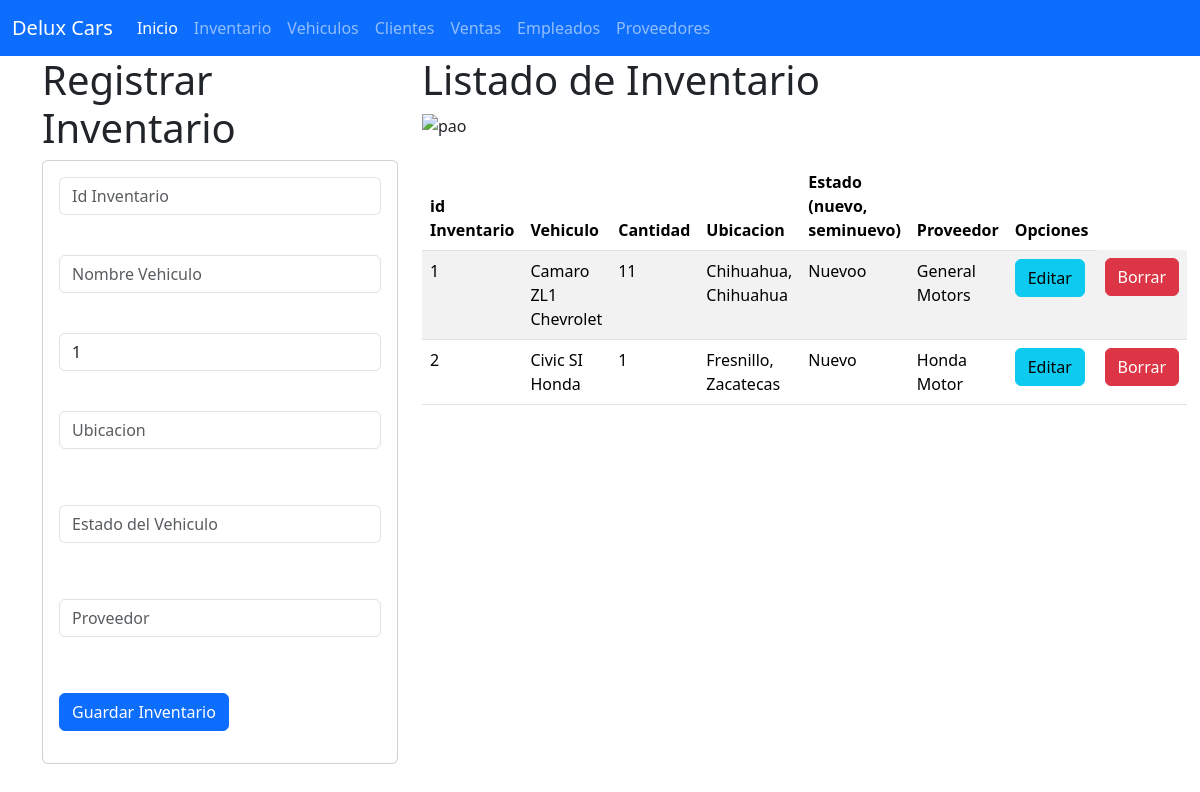
Page /inventario on the committed database.
### inventario_app/models.py (models this page shows, shortened)
class Inventario(models.Model):
    id_inventario = models.CharField(primary_key=True, max_length=6)
    vehiculo = models.CharField(max_length=100)
    cantidad_auto = models.BigIntegerField()
    ubicacion = models.CharField(max_length=100)
    estado_bmr = models.CharField(max_length=100)
    proveedor = models.CharField(max_length=100)

### inventario_app/views.py (the view)
# urls.py: path('inventario', views.inicio_vistaInventario, name='inventario'),
def inicio_vistaInventario(request):
    loscarros=Inventario.objects.all
    return render(request,"gestionarInventario.html", {"miscarros":loscarros})

### inventario_app/templates/gestionarInventario.html
{% extends "base.html" %}
{% load static %}
{% block cuerpo %}
  <div class="row">
    <div class= "col-sm-12 col-md-4 col-lg-4 xl-4">
      <h1>Registrar Inventario</h1>
      <div class="card">
        <div class="card-body">
          <form action="registrarInventario/" method="POST">{% csrf_token %}
            <div class="form-group">
              <input type="text" id="txtcodigo" name="txtcodigo" class="form-control"
              placeholder="Id Inventario" minlength="1" maxLenght="6" required><br>
            </div>
            <div class="form-group py-3">
              <input type="text" id="txtvehiculo" name="txtvehiculo" class="form-control"
              placeholder="Nombre Vehiculo" maxLenght="100" required><br>
            </div>
            <div class="form-group">
              <input type="text" id="numcantidad_a" name="numcantidad_a" class="form-control"
              min="1" max="500" value="1" required><br>
            </div>
            <div class="form-group py-3">
              <input type="text" id="txtubicacion" name="txtubicacion" class="form-control"
              placeholder="Ubicacion" maxLenght="100" required><br>
            </div>
            <div class="form-group py-3">
              <input type="text" id="txtestado" name="txtestado" class="form-control"
              placeholder="Estado del Vehiculo" maxLenght="100" required><br>
            </div>
            <div class="form-group py-3">
              <input type="text" id="txtproveedor" name="txtproveedor" class="form-control"
              placeholder="Proveedor" maxLenght="100" required><br>
            </div>
            <div class="form-group py-3">
              <button type="submit" class="btn btn-primary">Guardar Inventario</button>
            </div>
          </form>
        </div>
      </div>
    </div>
  <div class="col-sm-12 col-md-8 col-lg-8 xl-8">
    <h1>Listado de Inventario</h1>
    <img class="w-50" src="{% static 'img/inventa.jpg' %} " alt="pao" width="100" height="200">
    <br>
    <br>
    <table class="table table-striped">
      <thead>
        <tr>
          <th scope="col">id Inventario</th>
          <th scope="col">Vehiculo</th>
          <th scope="col">Cantidad</th>
          <th scope="col">Ubicacion</th>
          <th scope="col">Estado (nuevo, seminuevo)</th>
          <th scope="col">Proveedor</th>
          <th>Opciones</th>
        </tr>
      </thead>
      <tbody>
        {% for i in miscarros %}
          <tr>
            <td>{{i.id_inventario}}</td>
            <td>{{i.vehiculo}}</td>
            <td>{{i.cantidad_auto}}</td>
            <td>{{i.ubicacion}}</td>
            <td>{{i.estado_bmr}}</td>
            <td>{{i.proveedor}}</td>
            <td> <a href="seleccionarInventario/{{i.id_inventario}}" class="btn btn-info">Editar</a></td>
            <td> <a href="borrarInventario/{{i.id_inventario}}" class="btn btn-danger">Borrar</a></td>
          </tr>
        {% endfor %}
      </tbody>
    </table>
  </div>
</div>
{% endblock %}

### rows in the picture
Inventario: id_inventario "1", vehiculo "Camaro ZL1 Chevrolet", cantidad_auto "11", ubicacion "Chihuahua, Chihuahua", estado_bmr "Nuevoo", proveedor "General Motors"
Inventario: id_inventario "2", vehiculo "Civic SI Honda", cantidad_auto "1", ubicacion "Fresnillo, Zacatecas", estado_bmr "Nuevo", proveedor "Honda Motor"
